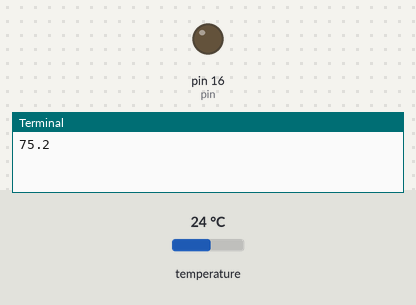
Recording of a program running on a simulated Raspberry Pi (header pin numbers). Parts: output pins drawn as LEDs (lit = HIGH), the last lines printed to the terminal. Inputs (shaded band) come from the test bench; at power-on: temperature 24 °C. Databases and web services accept everything at once and return nothing.

Above: at 1.2 s.
1.3 s: temperature set to 28 °C
At 2.56 s:
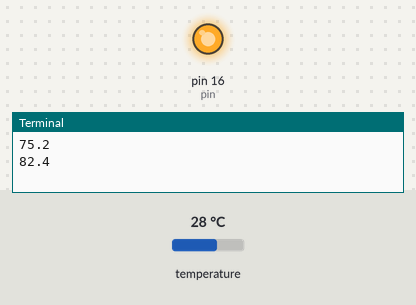
Timing chart, 0 to 4.3 s (numbered marks = the images above; inputs shaded):
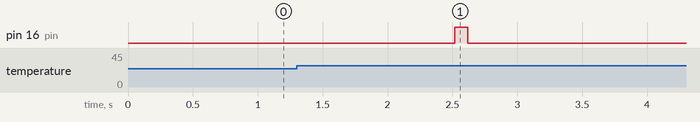

The program:

blinky.py
```python
import os
import RPi.GPIO as GPIO
import time
from ds18b20 import ds18b20_read_temp
from twilio.rest import TwilioRestClient

# put your own credentials here
ACCOUNT_SID = "AC659a0e8b39db4bb242e9b4670ae0e3f2"
AUTH_TOKEN = "[AuthToken]"


pin = 16                                ## These are our LEDs
ourdelay = .1                           ## Delay
# pins 4,17,18,21,22,23,24,25

threshold = 80

GPIO.setmode(GPIO.BOARD)                ## Use BOARD pin numbering
GPIO.setup(pin, GPIO.OUT)               ## set output

## function to save code

def activateLED( pin, delay ):
    GPIO.output(pin, GPIO.HIGH)           ## set HIGH (LED ON)
    time.sleep(delay)                     ## wait
    GPIO.output(pin, GPIO.LOW)            ## set LOW (LED OFF)
    return

led = False
os.system("clear")

while True:
    temp = 9.0/5.0 * ds18b20_read_temp() + 32
    print(temp)

    if ((temp > threshold) & (led == False)):
        activateLED(pin,ourdelay)
        led = True
    else:
        if ((led == True) &(temp < threshold)):
            led = False
            activateLED(pin,ourdelay)

    time.sleep(1)


GPIO.cleanup()                          ## close down library
```

ds18b20.py
```python
import time
import glob

base_dir = '/sys/bus/w1/devices/'
device_folder = glob.glob(base_dir + '28*')[0]
device_file = device_folder + '/w1_slave'

def ds18b20_read_temp_raw():
    f = open(device_file, 'r')
    lines = f.readlines()
    f.close()
    return lines

def ds18b20_read_temp():
    lines = ds18b20_read_temp_raw()
    while lines[0].strip()[-3:] != 'YES':
        time.sleep(0.2)
        lines = ds18b20_read_temp_raw()
    equals_pos = lines[1].find('t=')
    if equals_pos != -1:
        temp_string = lines[1][equals_pos+2:]
        temp_c = float(temp_string) / 1000.0
        temp_f = temp_c * 9.0 / 5.0 + 32.0
        return temp_c
```

Measured:
- after the input at 1.3 s, pin 16 (pin): LOW → HIGH after 1.2 s, → LOW 0.10 s later
